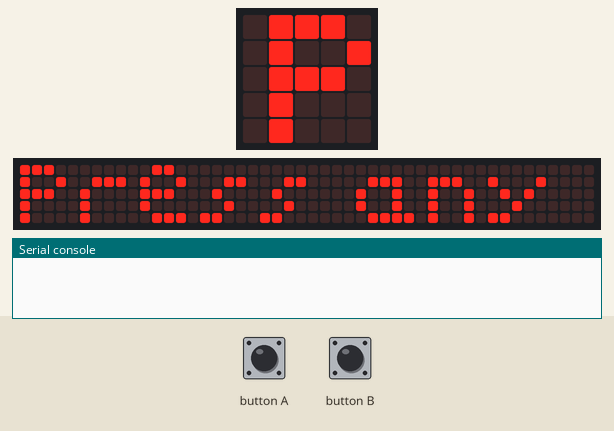
Bench run of a program on a simulated BBC micro:bit running MicroPython. Parts: the board's 5×5 LED display, a strip that is not on the board, showing the scrolling text unrolled, the last lines printed to the serial console. The test bench sets the inputs (shaded band). Random numbers come from a fixed seed; the 48×5 strip is a reading aid, not a part: it shows the text the display is scrolling, unrolled, one strip-width of it at a time.

Above: at 5.0 s.
5.1 s: button A pressed for 3.2 s
At 5.8 s:
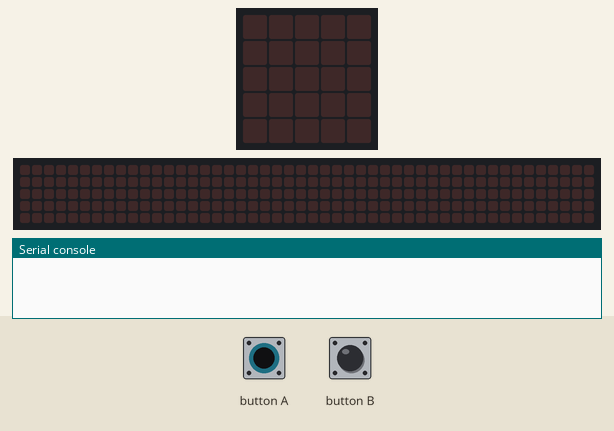
10.8 s: button B pressed for 0.15 s
At 11.3 s:
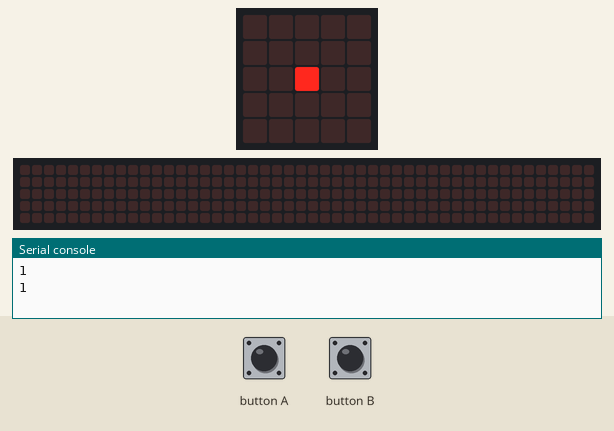
13.4 s: button A pressed for 0.15 s
At 14.4 s:
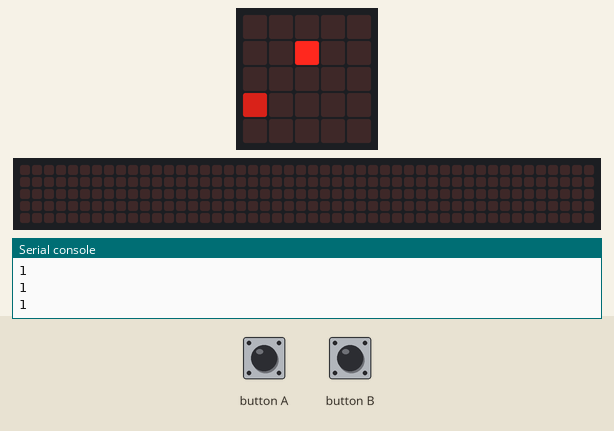
16.0 s: button B pressed for 1 s
At 17.8 s:
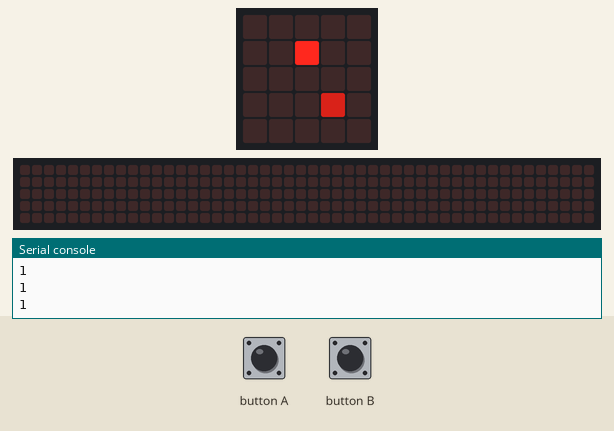
19.5 s: button A pressed for 1 s
At 21.4 s:
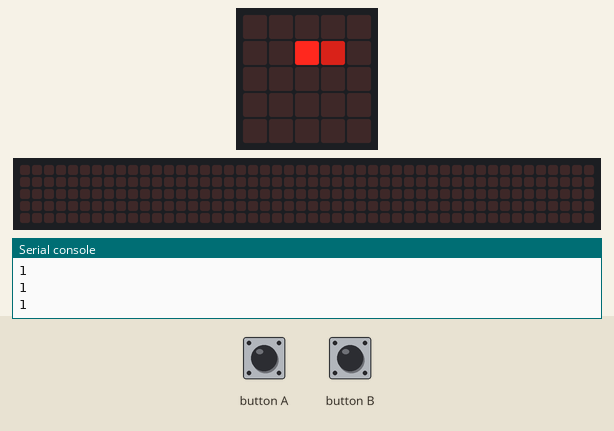
23.0 s: button A pressed 2 times (0.12 s each, 0.3 s apart)
At 24.0 s:
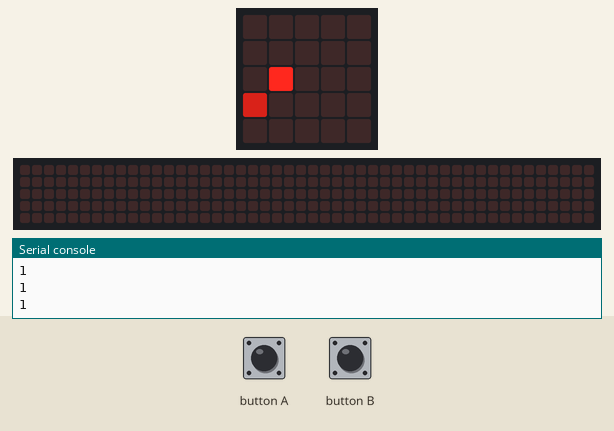

The program:

snake.py
```python
# Import modules
from microbit import *
import random

MAX_ROWS = 4

directions = ["up", "right", "down", "left"]
direction = "up"
pixels = []
start = (2, 2)
marker = None
score = 0
marker_counter = 0


def init():
    global direction, pixels, start, marker, score, marker_counter
    direction = "up"
    pixels = []
    start = (2, 2)
    marker = None
    score = 0
    marker_counter = 0

    display.set_pixel(start[0], start[1], 9)
    pixels.append(start)


def get_rand_coord():
    return random.randint(0, 4)


def valid_coord(pixel):
    return pixel[0] >= 0 and pixel[0] <= MAX_ROWS and pixel[1] >= 0 and pixel[1] <= MAX_ROWS

display.scroll("SNAKE")

display.scroll('Press any button to play', wait=False, loop=True)
while True:
    if button_a.is_pressed() or button_b.is_pressed():
        display.clear()
        while button_a.is_pressed() or button_b.is_pressed():
            sleep(0.1)
        break

while True:

    init()

    while True:
        new_pixel = None

        now = running_time()
        diff = 0

        while diff <= 500:

            # Replace 1 with commented block if you want left and right to
            # switch when moving down
            mod = 1  # -1 if direction == "down" else 1

            if button_a.is_pressed():
                while button_a.is_pressed():
                    sleep(0.1)

                index = directions.index(direction) - (1*mod)
                direction = directions[index]
            elif button_b.is_pressed():
                while button_b.is_pressed():
                    sleep(0.1)
                index = directions.index(direction) + (1*mod)
                if index >= len(directions):
                    index = 0

                direction = directions[index]

            diff = running_time() - now

        if direction == "up":
            new_pixel = (start[0], start[1]-1)
        elif direction == "down":
            new_pixel = (start[0], start[1]+1)
        elif direction == "left":
            new_pixel = (start[0]-1, start[1])
        elif direction == "right":
            new_pixel = (start[0]+1, start[1])

        if valid_coord(new_pixel) and new_pixel not in pixels:

            if new_pixel == marker:
                print ("HIT MARKER")
                pixels.insert(0, marker)
                score += 10
                marker = None
                marker_counter = 1

            old_pixel = pixels.pop()
            display.set_pixel(old_pixel[0], old_pixel[1], 0)
            pixels.insert(0, new_pixel)
            start = new_pixel
        else:
            break

        print (len(pixels))

        i = 0
        for pixel in pixels:
            brightness = round(9 - ((i/len(pixels))*8))
            display.set_pixel(pixel[0], pixel[1], brightness)
            i += 1

        if not marker:
            if marker_counter == 0:
                marker = (get_rand_coord(), get_rand_coord())
                while marker in pixels:
                    marker = (get_rand_coord(), get_rand_coord())

                display.set_pixel(marker[0], marker[1], 5)
            else:
                marker_counter -= 1

    display.scroll("Score: %d" % score, wait=False, loop=True)

    while True:
        if button_a.is_pressed() or button_b.is_pressed():
            while button_a.is_pressed() or button_b.is_pressed():
                sleep(0.1)
            display.clear()
            init()
            break
```

Measured:
- what the display in image 2 shows lasts 0.5 s, from 11.0 s to 11.5 s
